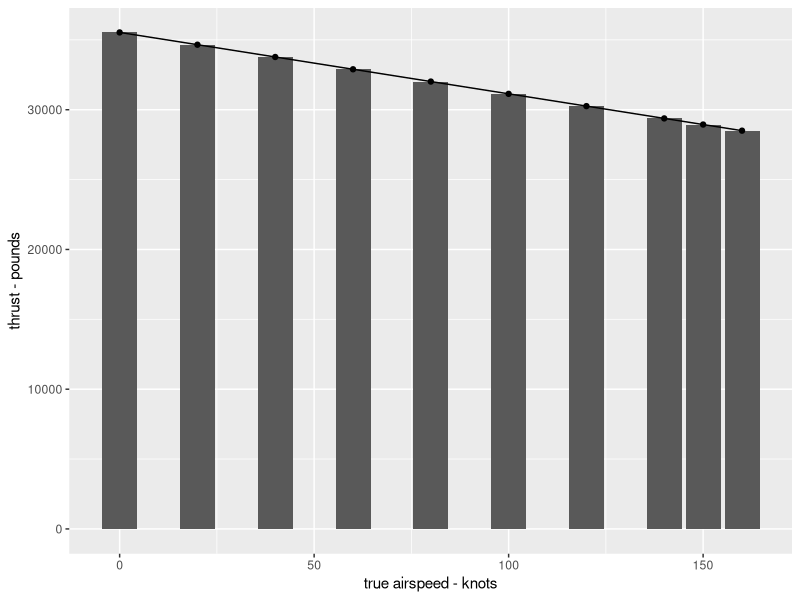
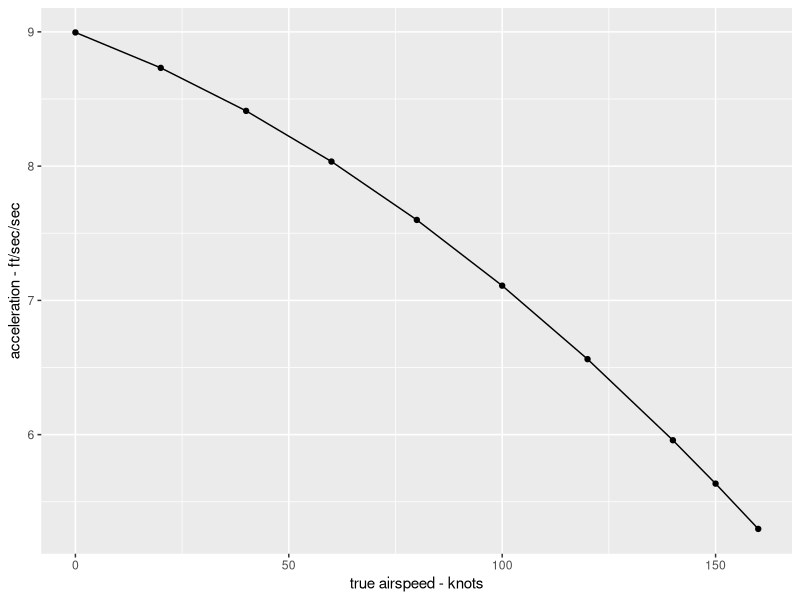

Here is the R script that generated these plots, in order:
################################################################################
# blake.R                                                                      #
# Replicates the takeoff performance model from Blake (2009), p. 18-12         #
################################################################################

library(ggplot2)

# Clear the console
cat("\014")

################################################################################
# Constants definition                                                         #
################################################################################

g <- 32.174                                                                     # Gravitational acceleration constant in slugs per cubic foot, assuming a non-oblate, non-rotating Earth

################################################################################
# Variables definition - Atmosphere                                            #
################################################################################

rho <- .002377                                                                  # Air density in slugs per cubic foot

w   <- 0                                                                        # Starting headwind in knots

################################################################################
# Variable definition - Runway                                                 #
################################################################################

mu    <- .0165                                                                  # Dimensionless coefficient of rolling friction  used in the Blake (2009) example, p. 18-11

theta <- 0                                                                      # Runway slope in degrees. Assumed to be zero as a positive slope in one runway heading would cancel out the negative slope in the reciprocal heading

Hp  <- 0                                                                        # Geopotential pressure altitude in feet

################################################################################
# Variables definition - Aircraft                                              #
################################################################################

W <- 240000                                                                     # Aircraft weight in pounds

S     <- 1951                                                                   # Reference wing area in square feet

CL    <- 1.6087                                                                 # Dimensionless lift coefficient (taken from BADA)

CD    <- .08 + mu * CL                                                          # Dimensionless drag coefficient (adjusted so that CD - mu * CL = .08 as per Blake's (2009) example)

################################################################################
# Variables definition - Speeds                                                #
################################################################################

GS      <- c(0, 20, 40, 60, 80, 100, 120, 140, 150, 160)                        # Groundspeed increments (in knots) at which the acceleration is calculated
TAS     <- GS + w                                                               # True airspeed (groundspeed + wind)

################################################################################
# Variables definition - Engines                                               #
################################################################################

# T   <- 35532
T     <- c("0" = 35532, "20" = 34653, "40" = 33775, "60" = 32896, "80" = 32014, "100" = 31139, "120" = 30260, "140" = 29381, "150" = 28942, "160" = 28503) # Thrust of each engine in pounds for a given true airspeed

################################################################################
# Estimate the decrease in thrust from an airspeed increase in Table 18-2      #
################################################################################

# Values for thrust T of each engine (in pounds) for increments in true airspeed TAS
T <- c(35532, 34653, 33775, 32896, 32014, 31139, 30260, 29381, 28942, 28503)    # Thrust
TAS <- c(0, 20, 40, 60, 80, 100, 120, 140, 150, 160)                            # True airspeed
d <- data.frame(T, TAS)

# Build the model
model <- lm(d) # Linear regression model to estimate by how much the thrust in pounds decreases for every one extra knot in airspeed
coef(model)[2] # For every knot of change in TAS, the thrust T changes by this much

# Use the model to predict thrust at every TAS
T_hat <- vector(length = length(T)) # Initialize the estimate vector, of the same length as T
T_hat[1] <- T[1]  # Starting thrust at zero TAS
for (i in 2:10) {
  T_hat[i] <- T_hat[i-1] + (TAS[i] - TAS[i-1]) * coef(model)[2] # Estimate thrust at each TAS
  T_hat[i] <- round(T_hat[i], digits = 0)                       # Round off the thrust value
}

# Correlation coefficient of actual and estimated thrusts
cor(T, T_hat) # The near-perfect correlation is almost too good to be true for the Blake values of T to be empirical, and suggests that Blake assumed a fixed value equal coef(model)[2] to model thrust decrease over TAS

# Display the results in tabular form
d_hat <- data.frame(TAS, T, T_hat, res = T - T_hat) # Original and estimated values side-by-side with residual error in units of pounds
d_hat

# Display the results in chart form
ggplot(data = d_hat) +
  geom_col(aes(x = TAS, y = T)) +       # Bar chart of Blake's values
  geom_line(aes(x = TAS, y = T_hat)) +  # Line chart of model predictions
  geom_point(aes(x = TAS, y = T_hat)) + # Points of model predictions
  xlab("true airspeed - knots") +
  ylab("thrust - pounds")

################################################################################
# Acceleration calculation                                                     #
################################################################################

q     <- (rho * (TAS * 1.68781)^2) / 2                                          # Dynamic pressure. The speed is converted to feet per second

a     <- g / W * (T * 2 - (mu * W) - (CD - (mu * CL)) * (q * S) - (W * sin(theta))) # Acceleration in feet per second per second

################################################################################
# Display results in a table as per page 18-12 of Blake (2009)                 #
################################################################################

d <- cbind("GS - knots" = GS, "TAS - knots" = TAS, "Dynamic pressure" = round(q, digits = 2), "F - thrust" = T, "F - slope" = theta, "μW" = mu * W, "(CD-μCL)qS" = round((CD - (mu * CL)) * (q * S), digits = 0), "accel ft/sec/sec" = round(a, digits = 1), "accel knots/sec" = round(a / 1.68781, digits = 1))

rownames(d) <- NULL                                                             # Remove row names from the d matrix

d                                                                               # Output results to the console

d_plot <- data.frame(TAS, a)                                                    # Prepare a data frame for plotting

ggplot(data = d_plot, aes(x = TAS, y = a)) +                                    # Replicate table 18-1 of Blake (2009)
  geom_line() +
  geom_point() +
  xlab("true airspeed - knots") +
  ylab("acceleration - ft/sec/sec")

################################################################################
# Step integration of distance as per Table 18-2 of Blake (2019)               #
################################################################################

cum <- 0                                                                        # Initialize the cumulative takeoff distance

out1 <- array(                                                                   # Initialize an array to display the results later
  dim = c(0, 5),
  dimnames = list(NULL, c("GS - knots", "TAS - knots", "accel ft/sec/sec", "s - feet", "Σs - feet"))
)

for (i in 1:length(GS)) {                                                       # For each groundspeed increment in the Blake (2009) example in Table 18-2
  avg <- ifelse(GS[i] == 0, GS[i], mean(c(GS[i-1], GS[i])))                     # Calculate the average speed (i.e., midpoint speed), skipping the zero speed row
  inc <- ifelse(GS[i] == 0, GS[i], GS[i] - GS[i-1])                             # Calculate the speed increment (i.e., new speed minus previous speed), skipping the zero speed row
  acc <- mean(c(a[i-1], a[i]))                                                  # Calculate the average acceleration (i.e., midpoint acceleration)
  dis <- avg * inc * 1.6878^2 / acc                                             # Calculate the distance covered in that increment (converting speed from knots to feet/s)
  cum <- cum + dis                                                              # Increment the cumulative (total) distance by that incremental distance
  out1 <- rbind(out1, c(GS[i], TAS[i], round(a[i], digits = 1), round(dis, digits = 0), round(cum, digits = 0))) # Save incremental results for later display to the console
}

out1                                                                             # Output results to the console

################################################################################
# Add wind effects as per Table 18-10a of Blake (2019)                         #
################################################################################

# Blake (2009) is not consistent in the speed increments across examples, so we have to redefine the key values used in the takeoff distance calculations

w   <- 20                                                                       # Now assume a positive headwind in knots
GS  <- c(0, 20, 40, 60, 80, 100, 120, 130)                                      # Use new groundspeed increments (in knots) at which the acceleration is calculated
TAS <- GS + w                                                                   # Add the headwind to the airspeed
# T   <- 35532
T   <- c(34653, 33775, 32896, 32017, 31139, 30260, 29381, 28942)                # Impute new thrust values given by Blake (2009) for the new airspeed
q   <- (rho * (TAS * 1.68781)^2) / 2                                            # Update the dynamic pressure. The speed is converted to feet per second
a   <- g / W * (T * 2 - (mu * W) - (CD - (mu * CL)) * (q * S) - (W * sin(theta))) # Acceleration in feet per second per second

d <- cbind("GS - knots" = GS, "TAS - knots" = TAS, "Dynamic pressure" = round(q, digits = 2), "F - thrust" = T, "F - slope" = theta, "μW" = mu * W, "(CD-μCL)qS" = round((CD - (mu * CL)) * (q * S), digits = 0), "accel ft/sec/sec" = round(a, digits = 1), "accel knots/sec" = round(a / 1.68781, digits = 1))

rownames(d) <- NULL                                                             # Remove row names from the d matrix

d                                                                               # Output results to the console

# Now we calculate the effect of headwind on distance as per Table 18-10b of Blake (2009)                                                                        # Initialize the cumulative takeoff distance

cum2 <- 0                                                                        # Initialize the cumulative takeoff distance

out2 <- array(                                                                   # Initialize an array to display the results later
  dim = c(0, 5),
  dimnames = list(NULL, c("GS - knots", "TAS - knots", "accel ft/sec/sec", "s - feet", "Σs - feet"))
)

for (i in 1:length(GS)) {                                                       # For each true speed increment in the Blake (2009) example in Table 18-2
  avg  <- ifelse(GS[i] == 0, 0, mean(c(GS[i-1], GS[i])))                        # Calculate the average speed (i.e., midpoint speed), skipping the zero speed row
  inc  <- ifelse(GS[i] == 0, 0, GS[i] - GS[i-1])                                # Calculate the speed increment (i.e., new speed minus previous speed), skipping the zero speed row
  acc  <- mean(c(a[i-1], a[i]))                                                 # Calculate the average acceleration (i.e., midpoint acceleration)
  dis  <- avg * inc * 1.6878^2 / acc                                            # Calculate the distance covered in that increment (converting speed from knots to feet/s)
  cum2 <- cum2 + dis                                                            # Increment the cumulative (total) distance by that incremental distance
  out2  <- rbind(out2, c(GS[i], TAS[i], round(a[i], digits = 1), round(dis, digits = 0), round(cum2, digits = 0))) # Save incremental results for later display to the console
}

out2                                                                            # Output results to the console

s1 <- out1[which(out1[,"TAS - knots"] == 150),"Σs - feet"]                              # Pull distance covered at 150 knots airspeed with no headwind
s2 <- out2[which(out2[,"TAS - knots"] == 150),"Σs - feet"]                            # Pull distance covered at 150 knots airspeed with headwind

s1 - s2                                                                         # Takeoff distance avoidance thanks to headwind

s1
s2

# s1 = 4630 feet, no wind, decreasing thrust
# s2 = 3546 feet, 20 knot headwind, decreasing thrust
# 
# s1 = 3921 feet, no wind, constant thrust
# s2 = 2971 feet, 20 knot headwind, constant thrust
# 
# s1 = 709 feet longer with decreasing thrust (18.08% longer than constant thrust)
# s2 = 575 feet longer with decreasing thrust (19.35% longer than constant thrust)























